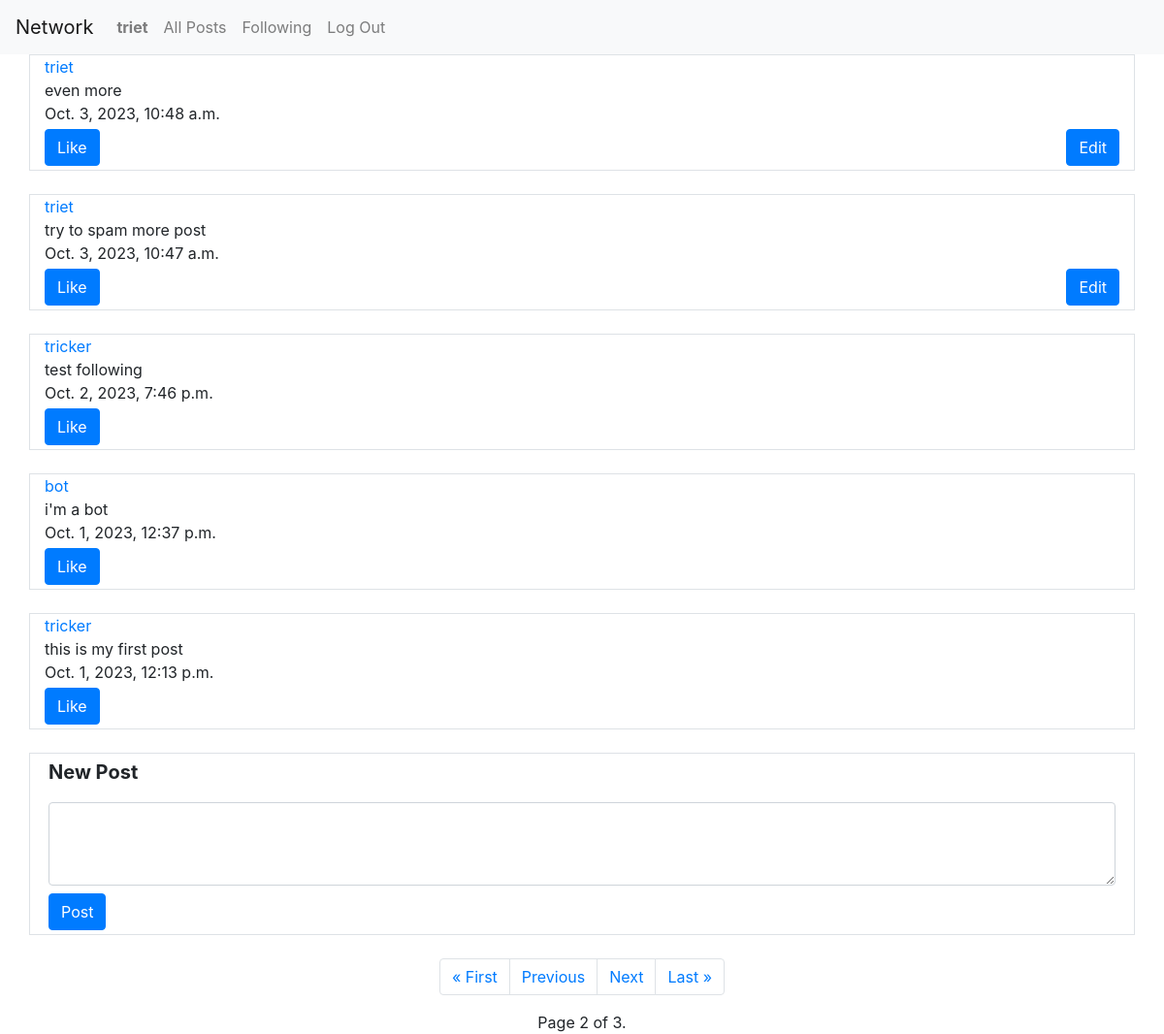
Screenshot of /?page=2 (signed in) with the database file from the repository.
### network/models.py (models this page shows, shortened)
class User(AbstractUser):
    pass

class Post(models.Model):
    username = models.ForeignKey(User, on_delete=models.CASCADE, related_name="username_post")
    content = models.CharField(max_length=500)
    date = models.DateTimeField(auto_now_add=True)

### network/views.py (the view)
# urls.py: path("", views.index, name="index"),
def index(request):
    posts = Post.objects.all().order_by("-date")
    paginator = Paginator(posts, 5)
    page_number = request.GET.get("page")
    page_obj = paginator.get_page(page_number)
    return render(request, "network/index.html", {
        "posts": posts,
        "page_obj": page_obj
    })

### network/templates/network/index.html (shortened to what this page needs)
{% extends "network/layout.html" %}
{% load static %}
{% block body %}
    {% for post in page_obj %}
        <div class="container border">
                <div class="row">
                    <div class="col">
                        <a href="{% url 'profile' post.username.id %}">{{ post.username }}</a>
                    </div>
                </div>
                <div class="row">
                    <div class="col">
                        {{ post.content }}
                    </div>
                </div>
                <div class="row">
                    <div class="col">
                        {{ post.date }}
                    </div>
                </div>
                <div class="row justify-content-between">
                    <div class="col-auto mt-1 mb-1">
                        <button class="btn btn-primary like" type="submit">Like</button>
                    </div>
                    {% if request.user == post.username %}
                        <div class="col-auto mt-1 mb-1">
                            <button type="button" class="btn btn-primary edit" data-toggle="modal" data-target="#edit_post_{{ post.id }}">Edit</button>
                        </div>
                    {% endif %}
                </div>
        </div><br>
    {% endfor %}
    <div class="container border">
        <form action="{% url 'new_post' %}" method="post">
            <div class="row p-1">
                <div class="col">
                    <label class="font-weight-bold lead" for="post">New Post</label>
                </div>
            </div>
            <div class="row p-1">
                <div class="col">
                    <textarea class="form-control" name="post" rows="3"></textarea>
                </div>
            </div>
            <div class="row p-1">
                <div class="col">
                    <button class="btn btn-primary" type="submit">Post</button>
                </div>
            </div>
        </form>
    </div><br>
    <div class="static-bottom">
        <ul class="pagination justify-content-center">
            {% if page_obj.has_previous %}
                <li class="page-item"><a class="page-link" href="?page=1">&laquo; First</a></li>
                <li class="page-item"><a class="page-link" href="?page={{ page_obj.previous_page_number }}">Previous</a></li>
            {% endif %}
            {% if page_obj.has_next %}
                <li class="page-item"><a class="page-link" href="?page={{ page_obj.next_page_number }}">Next</a></li>
                <li class="page-item"><a class="page-link" href="?page={{ page_obj.paginator.num_pages }}">Last &raquo;</a></li>
            {% endif %}
        </ul>
        <div class="text-center">
            Page {{ page_obj.number }} of {{ page_obj.paginator.num_pages }}.
        </div>
    </div>
{% endblock %}

### network/templates/network/layout.html (shortened to what this page needs)
{% load static %}
<!DOCTYPE html>
<html lang="en">
    <head>
        <link rel="stylesheet" href="https://stackpath.bootstrapcdn.com/bootstrap/4.4.1/css/bootstrap.min.css">
        <link href="{% static 'network/styles.css' %}" rel="stylesheet">
    </head>
    <body>
        <nav class="navbar navbar-expand-lg navbar-light bg-light">
            <a class="navbar-brand" href="#">Network</a>
            <div>
              <ul class="navbar-nav mr-auto">
                {% if user.is_authenticated %}
                    <li class="nav-item">
                        {% if user == request.user %}
                            <a class="nav-link" href="{% url 'profile' user.id %}"><strong>{{ user.username }}</strong></a>
                        {% else %}
                            <a class="nav-link" href="{% url 'profile' request.user.id %}"><strong>{{ request.user.username }}</strong></a>
                        {% endif %}
                    </li>
                {% endif %}
                <li class="nav-item">
                  <a class="nav-link" href="{% url 'index' %}">All Posts</a>
                </li>
                {% if user.is_authenticated %}
                    <li class="nav-item">
                        <a class="nav-link" href="{% url 'following' %}">Following</a>
                    </li>
                    <li class="nav-item">
                        <a class="nav-link" href="{% url 'logout' %}">Log Out</a>
                    </li>
                {% endif %}
              </ul>
            </div>
          </nav>
        <div class="body">
            {% block body %}
            {% endblock %}
        </div>
    </body>
</html>

### rows the page displays
User: username "triet"
Post: username "triet", content "even more", date "Oct. 3, 2023, 10:48 a.m."
Post: username "triet", content "try to spam more post", date "Oct. 3, 2023, 10:47 a.m."
Post: username "tricker", content "test following", date "Oct. 2, 2023, 7:46 p.m."
Post: username "bot", content "i'm a bot", date "Oct. 1, 2023, 12:37 p.m."
Post: username "tricker", content "this is my first post", date "Oct. 1, 2023, 12:13 p.m."

### other values shown
{{ page_obj.number }} "2"
{{ page_obj.paginator.num_pages }} "3"
